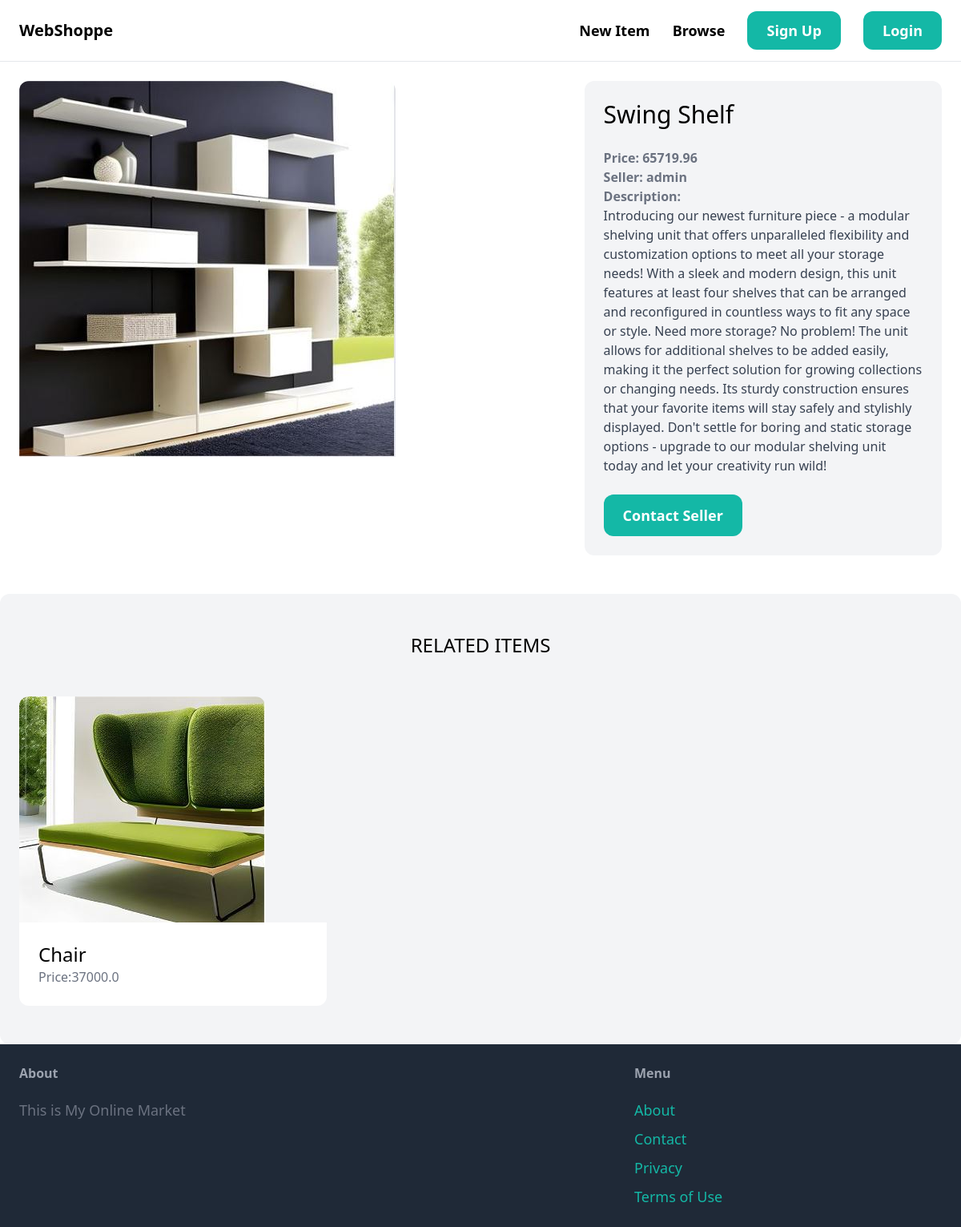
/items/5/, run on the app's committed database.
### items/models.py (models this page shows, shortened)
class Item(models.Model):
        category=models.ForeignKey(Category,related_name='items',on_delete=models.CASCADE)
        name=models.CharField(max_length=255)
        description=models.TextField(blank=True,null=True)
        price=models.FloatField(null=True)
        image=models.ImageField(upload_to='item_images',blank=True,null=True)
        is_sold=models.BooleanField(default=False)
        created_by=models.ForeignKey(User,related_name='items',on_delete=models.CASCADE)
        created_at=models.DateTimeField(auto_now_add=True)

### items/views.py (the view)
# urls.py: path('<int:pk>/', views.detail, name='detail'),
def detail(request, pk):
    item=get_object_or_404(Item,pk=pk)
    related_items=Item.objects.filter(category=item.category,is_sold=False).exclude(pk=pk)[0:3]
    return render(request,'item/detail.html',{
        'item':item,
        'related_items':related_items
    })

### items/templates/item/detail.html (shortened to what this page needs)
{% extends 'core/base.html' %}
{% block content %}
<div class="grid grid-cols-5 gap-6">
    <div class="col-span-3">
        <img src="{{item.image.url}}" class="rounded-t-xl">
    </div>
    <div class="col-span-2 p-6 bg-gray-100 rounded-xl">
        <h1 class="mb-6 text-3xl">{{item.name}}</h1>
        <p class="text-gray-500"><strong>Price: {{item.price}}</strong></p>
        <p class="text-gray-500"><strong>Seller: {{item.created_by}}</strong></p>
        {% if item.description %}
        <p class="text-gray-700">
            <strong class="text-gray-500">Description:</strong><br>
            {{item.description}}
        </p>
        {% endif %}
        <a href="#" class=" inline-block mt-6 px-6 py-3 text-lg font-semibold bg-teal-500 text-white rounded-xl hover:bg-teal-700">Contact Seller</a>
    </div>
</div>
</div>
<div class="mt-6 px-6 py-12 bg-gray-100 rounded-xl">
        <h2 class="mb-12 text-2xl text-center">RELATED ITEMS</h2>
        <div class="grid grid-cols-3 gap">
            {% for item in related_items %}
            <div>
                <a href="{% url 'item:detail' item.id %}">
                    <div>
                        <img src="{{item.image.url}}" class="rounded-t-xl">
                    </div>
                    <div class="p-6 bg-white rounded-b-xl">
                        <h2 class="text-2xl">{{item.name}}</h2>
                        <p class="text-gray-500">Price:{{item.price}}</p>
                    </div>
                </a>
            </div>
            {% endfor %}
        </div>
    </div>
{% endblock %}

### data on the page
Item: image (picture), name "Swing Shelf", price "65719.96", created_by "admin", description "Introducing our newest furniture piece - a modular shelving unit that offers unparalleled flexibility and customization options to meet all your storage needs! With a sleek and modern design, this unit features at least four shelves that can be arranged and reconfigured in countless ways to fit any space or style. Need more storage? No problem! The unit allows for additional shelves to be added easily, making it the perfect solution for growing collections or changing needs. Its sturdy construction ensures that your favorite items will stay safely and stylishly displayed. Don't settle for boring and static storage options - upgrade to our modular shelving unit today and let your creativity…"
Item: image (picture), name "Chair", price "37000.0"
